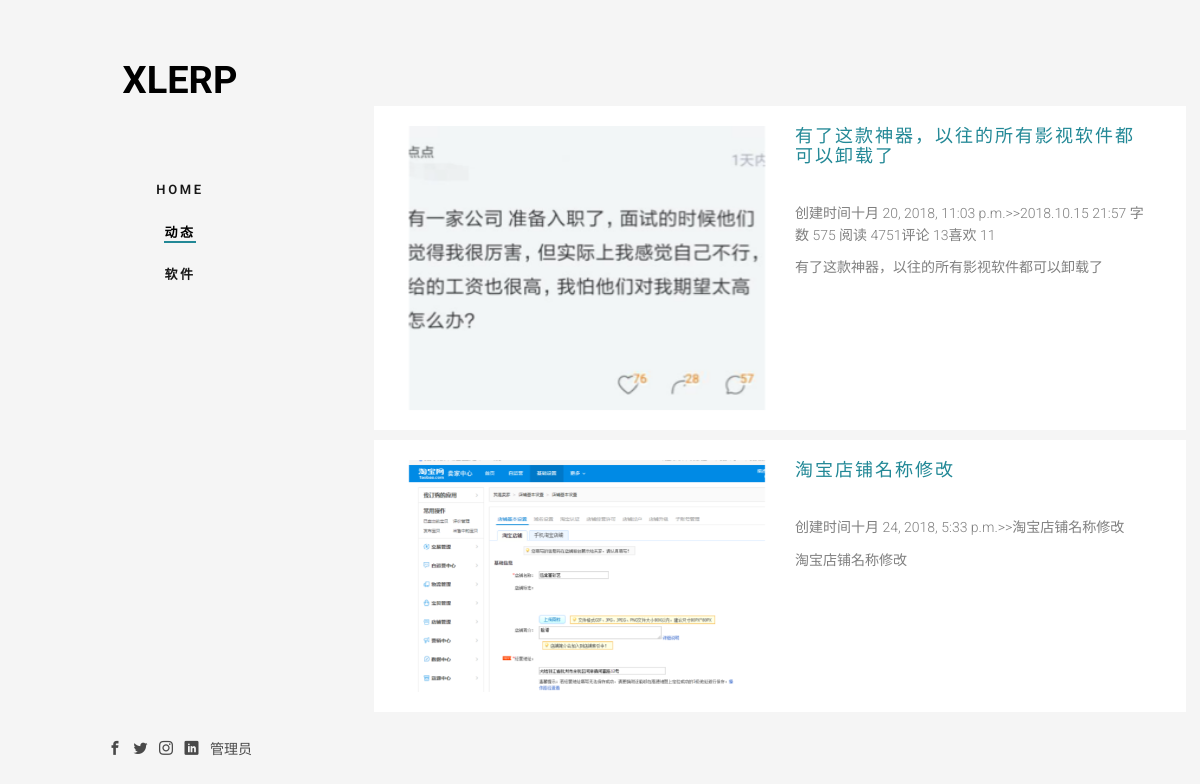
The app's page /post/, older data.
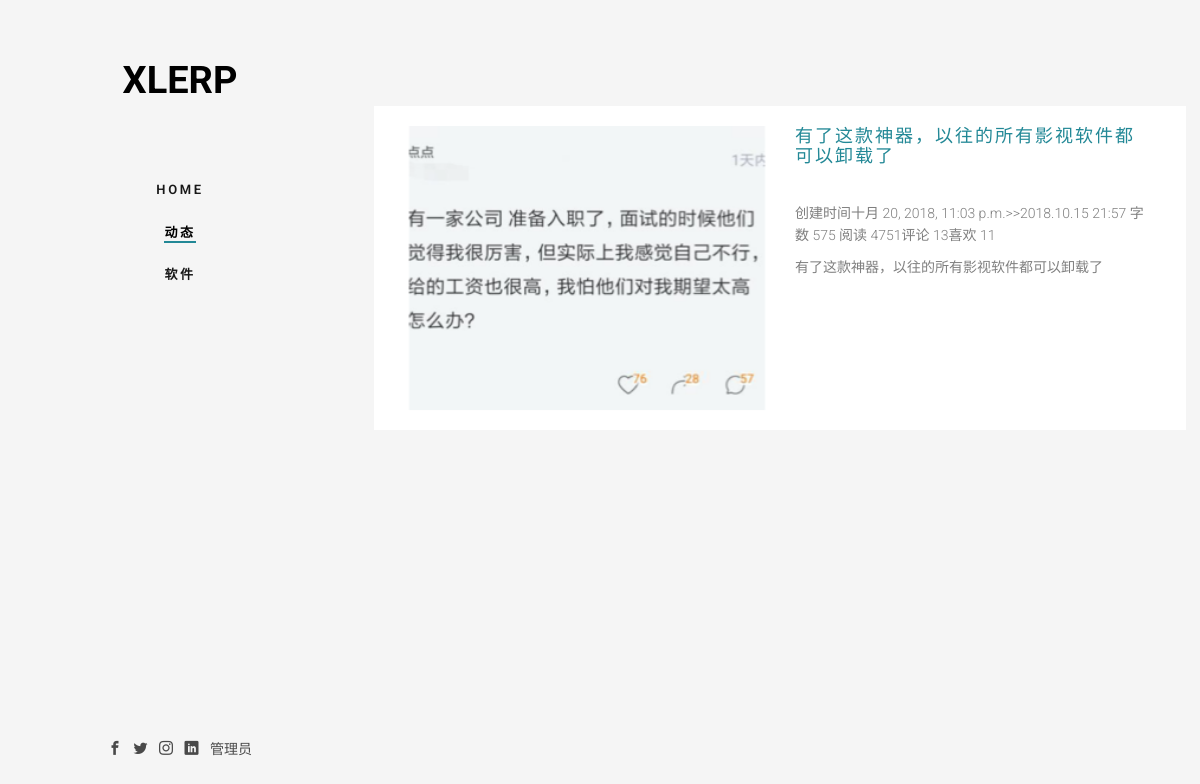
The same page, newer data.
### HomeApp/models.py (models this page shows, shortened)
class dynamic(models.Model):
    title = models.CharField(max_length=30,unique=True,verbose_name=u'标题')
    imgurl = models.ImageField(upload_to='images/post',verbose_name=u'图片地址')
    msg = models.CharField(max_length=300, verbose_name=u'文章信息')
    post = RichTextUploadingField(verbose_name=u'具体内容')
    TitleClassificationID = models.ForeignKey('TitleClassification', on_delete=models.CASCADE,verbose_name=u'文章类型')
    OtherMsg = models.CharField(max_length=300, verbose_name=u'简介')
    star_time = models.DateTimeField(auto_now_add=True,verbose_name=u'创建日期')
    last_time = models.DateTimeField(auto_now=True,verbose_name=u'最后一次修改日期')
    isDelete = models.BooleanField(default=True,verbose_name=u'是否可用')
    class Meta:
        verbose_name_plural = "动态"

### HomeApp/views.py (the view)
# urls.py: path('post/', views.postdata, name='postdata'),
def postdata(request):
    context = {}
    if request.method == 'GET':
        TClist = models.TitleClassification.objects.all()
        IDdata = request.GET.get('id')
        if IDdata == None:
            post = models.dynamic.objects.all().values('id','title','imgurl','msg','OtherMsg','star_time')[0:3]    #取出id和user列，并生成一个列表
            context['post'] = post
        else:
            post = models.dynamic.objects.filter(id=IDdata)
            context['post'] = post
        context['TClist'] = TClist
        context['activedynamic'] = 'fh5co-active'
    return render(request,'dynamic.html',context)

### templates/dynamic.html (shortened to what this page needs)
{% extends "home.html" %}
{% load staticfiles %}
{% block main %}
<div id="uptop" class="fh5co-narrow-content">
        {% for i in post %}
        <div class="row row-bottom-padded-md mipadded-md">
            <div class="col-md-6 animate-box" data-animate-effect="fadeInLeft">
                <img class="img-responsive" src="/media/{{ i.imgurl }}" alt="/{{ i.imgurl }}图像丢失！">
            </div>
            <div class="col-md-6 animate-box" data-animate-effect="fadeInLeft">
                <h2 class="fh5co-heading"><a href="/postList/?id={{ i.id }}" target="_blank">{{ i.title }}</a> </h2>
                <p>创建时间{{ i.star_time }}>>{{ i.msg }}</p>
                <p>{{ i.OtherMsg }}</p>
            </div>
        </div>
        {% endfor %}
</div>
{% endblock %}

Row changes from the older to the newer data that the page shows:
removed dynamic: imgurl (picture), title "淘宝店铺名称修改", star_time "十月 24, 2018, 5:33 p.m.", msg "淘宝店铺名称修改", OtherMsg "淘宝店铺名称修改"
